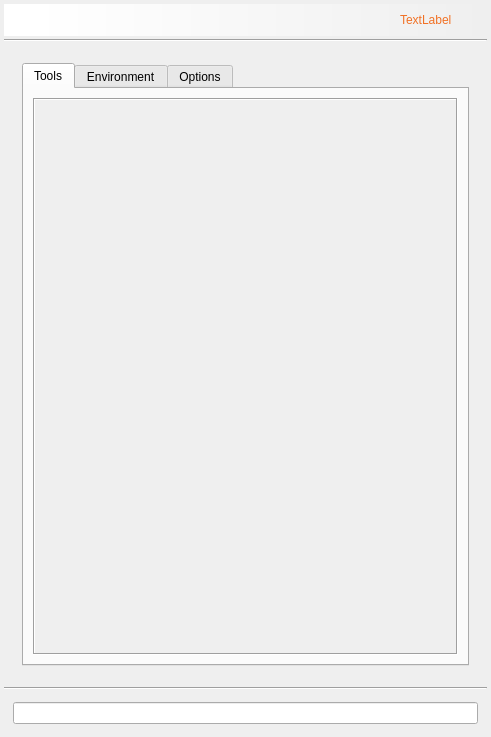
<?xml version="1.0" encoding="UTF-8"?>
<ui version="4.0">
 <class>Form</class>
 <widget class="QWidget" name="Form">
  <property name="geometry">
   <rect>
    <x>0</x>
    <y>0</y>
    <width>491</width>
    <height>737</height>
   </rect>
  </property>
  <property name="windowTitle">
   <string>Form</string>
  </property>
  <layout class="QGridLayout" name="gridLayout_2">
   <property name="horizontalSpacing">
    <number>0</number>
   </property>
   <property name="verticalSpacing">
    <number>3</number>
   </property>
   <property name="margin">
    <number>4</number>
   </property>
   <item row="0" column="0">
    <widget class="QWidget" name="wdgt_header" native="true">
     <property name="sizePolicy">
      <sizepolicy hsizetype="Preferred" vsizetype="Fixed">
       <horstretch>0</horstretch>
       <verstretch>0</verstretch>
      </sizepolicy>
     </property>
     <property name="minimumSize">
      <size>
       <width>0</width>
       <height>32</height>
      </size>
     </property>
     <property name="maximumSize">
      <size>
       <width>16777215</width>
       <height>32</height>
      </size>
     </property>
     <layout class="QHBoxLayout" name="horizontalLayout">
      <property name="spacing">
       <number>0</number>
      </property>
      <property name="margin">
       <number>0</number>
      </property>
      <item>
       <widget class="QWidget" name="wdgt_header_icon" native="true">
        <property name="sizePolicy">
         <sizepolicy hsizetype="Fixed" vsizetype="Preferred">
          <horstretch>0</horstretch>
          <verstretch>0</verstretch>
         </sizepolicy>
        </property>
        <property name="minimumSize">
         <size>
          <width>32</width>
          <height>0</height>
         </size>
        </property>
        <property name="maximumSize">
         <size>
          <width>32</width>
          <height>16777215</height>
         </size>
        </property>
        <property name="styleSheet">
         <string notr="true">background-color: rgb(255, 255, 255);</string>
        </property>
       </widget>
      </item>
      <item>
       <widget class="QWidget" name="wdgt_header_gradient" native="true">
        <property name="enabled">
         <bool>false</bool>
        </property>
        <property name="layoutDirection">
         <enum>Qt::LeftToRight</enum>
        </property>
        <property name="styleSheet">
         <string notr="true">background-color: qlineargradient(spread:pad, x1:0, y1:0, x2:1, y2:0, stop:0 rgba(255, 255, 255, 255), stop:1 rgba(255, 255, 255, 0));</string>
        </property>
        <layout class="QHBoxLayout" name="horizontalLayout_4">
         <item>
          <widget class="QWidget" name="wdgt_lbl_header_text_spacer_left" native="true">
           <property name="styleSheet">
            <string notr="true">background-color: rgba(255, 255, 255, 0);</string>
           </property>
          </widget>
         </item>
         <item>
          <widget class="QLabel" name="lbl_header_text">
           <property name="sizePolicy">
            <sizepolicy hsizetype="Maximum" vsizetype="Preferred">
             <horstretch>0</horstretch>
             <verstretch>0</verstretch>
            </sizepolicy>
           </property>
           <property name="styleSheet">
            <string notr="true">background-color: rgba(255, 255, 255, 0);
color: rgb(241, 113, 37);
font: 75 12pt &quot;MS Shell Dlg 2&quot;;</string>
           </property>
           <property name="text">
            <string>TextLabel</string>
           </property>
          </widget>
         </item>
         <item>
          <widget class="QWidget" name="wdgt_lbl_header_text_spacer_right" native="true">
           <property name="sizePolicy">
            <sizepolicy hsizetype="Fixed" vsizetype="Preferred">
             <horstretch>0</horstretch>
             <verstretch>0</verstretch>
            </sizepolicy>
           </property>
           <property name="minimumSize">
            <size>
             <width>20</width>
             <height>0</height>
            </size>
           </property>
           <property name="maximumSize">
            <size>
             <width>20</width>
             <height>16777215</height>
            </size>
           </property>
           <property name="styleSheet">
            <string notr="true">background-color: rgba(0, 0, 0, 0);</string>
           </property>
          </widget>
         </item>
        </layout>
       </widget>
      </item>
     </layout>
    </widget>
   </item>
   <item row="2" column="0">
    <widget class="QWidget" name="wdgt_content" native="true">
     <layout class="QVBoxLayout" name="verticalLayout_3">
      <item>
       <widget class="QWidget" name="wdgt_dccs_and_environment" native="true">
        <layout class="QGridLayout" name="gridLayout">
         <item row="0" column="0">
          <widget class="QTabWidget" name="tabwdgt_dccs_and_environment">
           <property name="currentIndex">
            <number>0</number>
           </property>
           <widget class="QWidget" name="tab_dccs">
            <attribute name="title">
             <string>Tools</string>
            </attribute>
            <layout class="QVBoxLayout" name="verticalLayout_4">
             <item>
              <widget class="QScrollArea" name="sa_dccs">
               <property name="frameShape">
                <enum>QFrame::Box</enum>
               </property>
               <property name="verticalScrollBarPolicy">
                <enum>Qt::ScrollBarAlwaysOff</enum>
               </property>
               <property name="horizontalScrollBarPolicy">
                <enum>Qt::ScrollBarAlwaysOff</enum>
               </property>
               <property name="widgetResizable">
                <bool>true</bool>
               </property>
               <widget class="QWidget" name="sa_wdgt_dccs">
                <property name="geometry">
                 <rect>
                  <x>0</x>
                  <y>0</y>
                  <width>423</width>
                  <height>562</height>
                 </rect>
                </property>
                <layout class="QVBoxLayout" name="verticalLayout_7">
                 <property name="spacing">
                  <number>0</number>
                 </property>
                 <property name="margin">
                  <number>0</number>
                 </property>
                 <item>
                  <widget class="QWidget" name="wdgt_dccs" native="true">
                   <layout class="QGridLayout" name="lyt_dcc_buttons">
                    <property name="margin">
                     <number>0</number>
                    </property>
                    <property name="spacing">
                     <number>0</number>
                    </property>
                   </layout>
                  </widget>
                 </item>
                </layout>
               </widget>
              </widget>
             </item>
            </layout>
           </widget>
           <widget class="QWidget" name="tab_environment">
            <attribute name="title">
             <string>Environment</string>
            </attribute>
            <layout class="QVBoxLayout" name="verticalLayout_5">
             <item>
              <widget class="QScrollArea" name="sa_environment">
               <property name="frameShape">
                <enum>QFrame::Box</enum>
               </property>
               <property name="verticalScrollBarPolicy">
                <enum>Qt::ScrollBarAlwaysOn</enum>
               </property>
               <property name="horizontalScrollBarPolicy">
                <enum>Qt::ScrollBarAlwaysOff</enum>
               </property>
               <property name="widgetResizable">
                <bool>true</bool>
               </property>
               <widget class="QWidget" name="sa_wdgt_environment_variables">
                <property name="geometry">
                 <rect>
                  <x>0</x>
                  <y>0</y>
                  <width>407</width>
                  <height>562</height>
                 </rect>
                </property>
                <layout class="QVBoxLayout" name="lyt_env_var_table_view">
                 <property name="spacing">
                  <number>0</number>
                 </property>
                 <property name="margin">
                  <number>0</number>
                 </property>
                </layout>
               </widget>
              </widget>
             </item>
            </layout>
           </widget>
           <widget class="QWidget" name="tab_4">
            <attribute name="title">
             <string>Options</string>
            </attribute>
            <layout class="QVBoxLayout" name="verticalLayout">
             <item>
              <widget class="QGroupBox" name="groupBox">
               <property name="sizePolicy">
                <sizepolicy hsizetype="Preferred" vsizetype="Maximum">
                 <horstretch>0</horstretch>
                 <verstretch>0</verstretch>
                </sizepolicy>
               </property>
               <property name="title">
                <string>Favorites and Shortcuts</string>
               </property>
               <property name="flat">
                <bool>false</bool>
               </property>
               <layout class="QGridLayout" name="gridLayout_3">
                <item row="0" column="1">
                 <widget class="QPushButton" name="btn_remove_favorites">
                  <property name="text">
                   <string>Remove Favorites</string>
                  </property>
                 </widget>
                </item>
                <item row="0" column="0">
                 <widget class="QPushButton" name="btn_create_favorites">
                  <property name="text">
                   <string>Create Favorites</string>
                  </property>
                 </widget>
                </item>
                <item row="0" column="4">
                 <spacer name="horizontalSpacer_2">
                  <property name="orientation">
                   <enum>Qt::Horizontal</enum>
                  </property>
                  <property name="sizeHint" stdset="0">
                   <size>
                    <width>40</width>
                    <height>20</height>
                   </size>
                  </property>
                 </spacer>
                </item>
                <item row="1" column="1">
                 <widget class="QPushButton" name="btn_remove_desktop_shortcuts">
                  <property name="text">
                   <string>Remove Desktop Shortcuts</string>
                  </property>
                 </widget>
                </item>
                <item row="1" column="0">
                 <widget class="QPushButton" name="btn_create_desktop_shortcuts">
                  <property name="text">
                   <string>Create Desktop Shortcuts</string>
                  </property>
                 </widget>
                </item>
               </layout>
              </widget>
             </item>
             <item>
              <widget class="QGroupBox" name="groupBox_2">
               <property name="title">
                <string>Maya</string>
               </property>
              </widget>
             </item>
             <item>
              <widget class="QGroupBox" name="groupBox_3">
               <property name="title">
                <string>Houdini</string>
               </property>
              </widget>
             </item>
             <item>
              <widget class="QGroupBox" name="groupBox_4">
               <property name="title">
                <string>Nuke</string>
               </property>
              </widget>
             </item>
             <item>
              <widget class="QGroupBox" name="groupBox_5">
               <property name="title">
                <string>Hiero</string>
               </property>
              </widget>
             </item>
             <item>
              <spacer name="verticalSpacer">
               <property name="orientation">
                <enum>Qt::Vertical</enum>
               </property>
               <property name="sizeHint" stdset="0">
                <size>
                 <width>20</width>
                 <height>40</height>
                </size>
               </property>
              </spacer>
             </item>
            </layout>
           </widget>
          </widget>
         </item>
        </layout>
       </widget>
      </item>
     </layout>
    </widget>
   </item>
   <item row="4" column="0">
    <widget class="QWidget" name="wdgt_footer" native="true">
     <property name="sizePolicy">
      <sizepolicy hsizetype="Preferred" vsizetype="Maximum">
       <horstretch>0</horstretch>
       <verstretch>0</verstretch>
      </sizepolicy>
     </property>
     <layout class="QVBoxLayout" name="verticalLayout_2">
      <item>
       <widget class="QLineEdit" name="le_status"/>
      </item>
     </layout>
    </widget>
   </item>
   <item row="1" column="0">
    <widget class="Line" name="line">
     <property name="orientation">
      <enum>Qt::Horizontal</enum>
     </property>
    </widget>
   </item>
   <item row="3" column="0">
    <widget class="Line" name="line_2">
     <property name="orientation">
      <enum>Qt::Horizontal</enum>
     </property>
    </widget>
   </item>
  </layout>
 </widget>
 <resources/>
 <connections/>
</ui>
